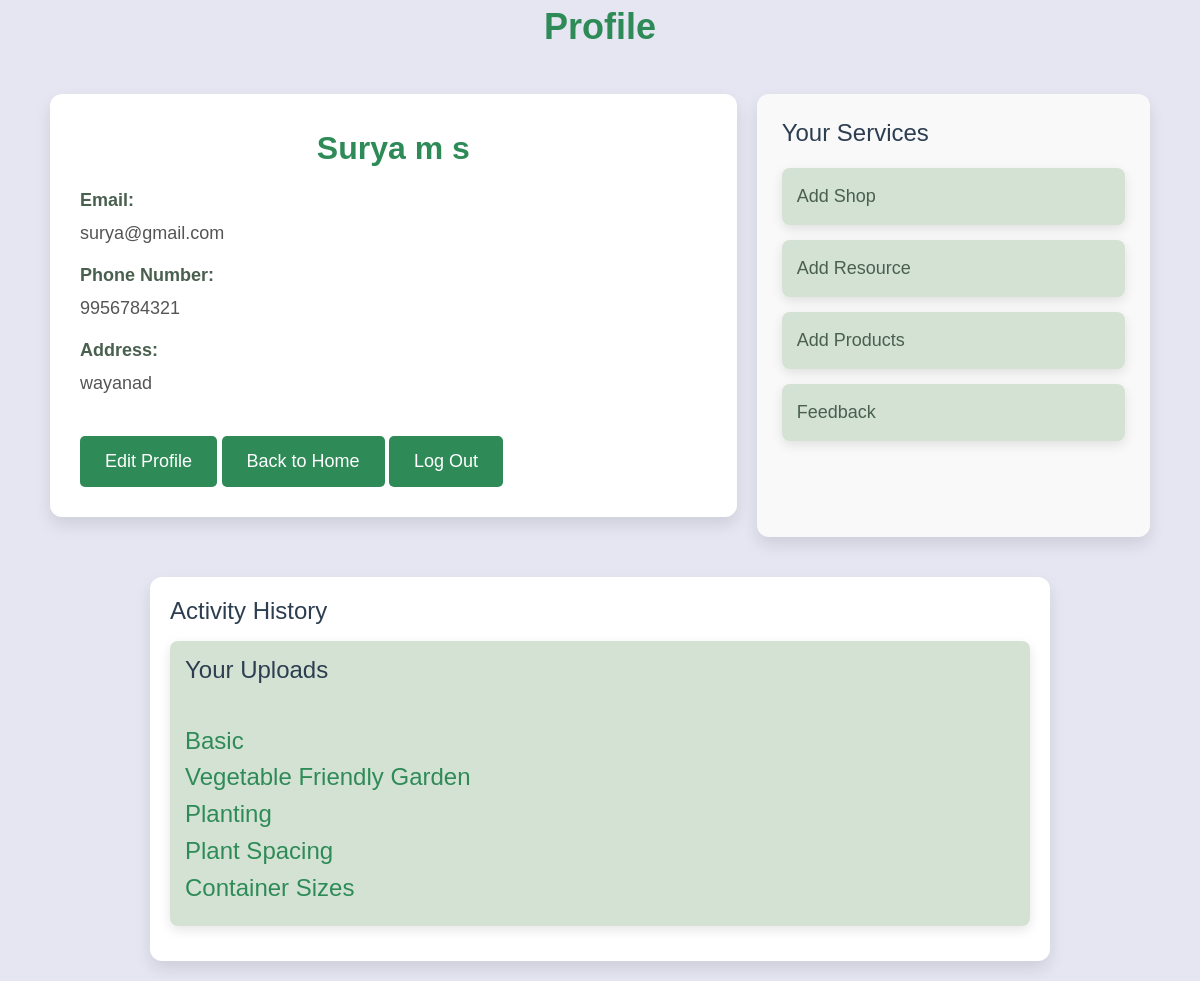
Screenshot of /profProfile/ (signed in) with the database file from the repository.
### garden_app/models.py (models this page shows, shortened)
class prof_reg(models.Model):
    STATUS=(
        ('applied','Applied'),
        ('approved','Approved'),
        ('rejected','Rejected'),
    )
    fname=models.CharField(max_length=100)
    lname=models.CharField(max_length=100)
    em=models.EmailField(unique=True,max_length=100)
    phno = models.CharField(max_length=10)
    passw = models.CharField(max_length=100)
    confirm_pass=models.CharField(max_length=100)
    add=models.CharField(max_length=100)
    status=models.CharField(max_length=20,choices=STATUS,default='applied')
    def __str__(self):
        return self.fname

class resource(models.Model):
    title = models.CharField(max_length=255)
    video_file = models.FileField(upload_to='videos/', blank=True, null=True)
    image_file = models.ImageField(upload_to='images/', blank=True, null=True)
    description = models.TextField()
    name = models.CharField(max_length=100)  # Name of the uploader

### garden_app/views.py (the view)
# urls.py: path('profProfile/',views.profProfile,name="profProfile"),
def profProfile(request):
    em=request.session['email']
    pr = prof_reg.objects.get(em=em)
    up_vdo = resource.objects.filter(name=pr)  # 'name' it's the ForeignKey field
    if pr:
        prof_info = {
            'fname':pr.fname,
            'lname':pr.lname,
            'add':pr.add,
            'phno':pr.phno,
            'em':pr.em,
            'passw':pr.passw,
            'confirm_pass':pr.confirm_pass,
            'up_vdo':up_vdo,
        }
        return render(request,'profProfile.html',prof_info)
    else:
        return render(request,'profProfile.html')

### garden_app/templates/profProfile.html (shortened to what this page needs)
{% load static %}
<!DOCTYPE html>
<html lang="en">
<head>
    <link href="https://cdn.jsdelivr.net/npm/bootstrap@5.3.0/dist/css/bootstrap.min.css" rel="stylesheet">
</head>
<body class="bg-gray-100 p-6">
    <div class="profile-heading">
        Profile
    </div>
    <div class="container">
        <div class="profile-header">
            <div class="profile-info">
                <div class="text-center">
                    <div class="profile-name">{{ fname }} {{ lname }}</div>
                </div>
                <div class="profile-info-item">
                    <label>Email:</label>
                    <span>{{ em }}</span>
                </div>
                <div class="profile-info-item">
                    <label>Phone Number:</label>
                    <span>{{ phno }}</span>
                </div>
                <div class="profile-info-item">
                    <label>Address:</label>
                    <span>{{ add }}</span>
                </div>
                <div class="mt-4">
                    <a href="/update_pro/" class="footer-link">Edit Profile</a>
                    <a href="/profhome/" class="footer-link">Back to Home</a>
                    <a class="footer-link" href="/prof_logout/">Log Out</a>
                </div>
            </div>
        </div>
        <div class="sidebar">
            <h3>Your Services</h3>
            <div class="sidebar-item"><a href="/addshop/">Add Shop</a></div>
            <div class="sidebar-item"><a href="/vdo/">Add Resource</a></div>
            <div class="sidebar-item"><a href="/add_products/">Add Products</a></div>
            <div class="sidebar-item"><a href="/feedrate/">Feedback</a></div>
        </div>
    </div>
    <div class="activity-container">
        <h3>Activity History</h3>
        <div class="sidebar-item">
            <h3>Your Uploads</h3><br>
            {% if up_vdo %}
                {% for resource in up_vdo %}
                    <div class="resource-card">
                        <h4 class="resource-title">{{ resource.title }}</h4>
                    </div>
                {% endfor %}
            {% else %}
                <p>No resources uploaded yet.</p>
            {% endif %}
        </div>
    </div>
</body>
</html>

### rows the page displays
prof_reg: fname "Surya", lname "m s", em "surya@gmail.com", phno "9956784321", add "wayanad"
resource: title "Basic"
resource: title "Vegetable Friendly Garden"
resource: title "Planting"
resource: title "Plant Spacing"
resource: title "Container Sizes"
